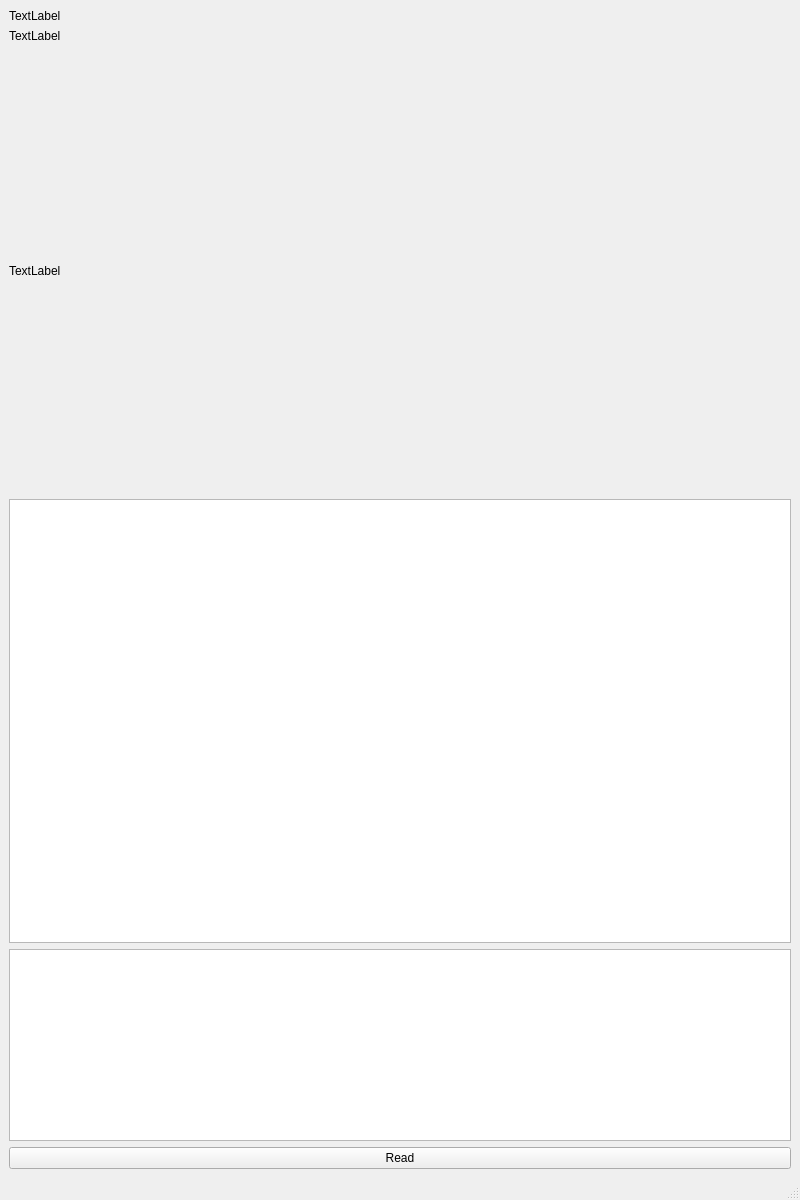
<?xml version="1.0" encoding="UTF-8"?>
<ui version="4.0">
 <class>MainWindow</class>
 <widget class="QMainWindow" name="MainWindow">
  <property name="geometry">
   <rect>
    <x>0</x>
    <y>0</y>
    <width>800</width>
    <height>1200</height>
   </rect>
  </property>
  <property name="sizePolicy">
   <sizepolicy hsizetype="Preferred" vsizetype="Preferred">
    <horstretch>0</horstretch>
    <verstretch>10</verstretch>
   </sizepolicy>
  </property>
  <property name="windowTitle">
   <string>MainWindow</string>
  </property>
  <widget class="QWidget" name="centralwidget">
   <layout class="QVBoxLayout" name="verticalLayout">
    <item>
     <layout class="QVBoxLayout" name="verticalLayout_2">
      <item>
       <widget class="QLabel" name="lblX">
        <property name="text">
         <string>TextLabel</string>
        </property>
       </widget>
      </item>
      <item>
       <widget class="QLabel" name="lblY">
        <property name="text">
         <string>TextLabel</string>
        </property>
       </widget>
      </item>
      <item>
       <widget class="QLabel" name="lblZ">
        <property name="sizePolicy">
         <sizepolicy hsizetype="Preferred" vsizetype="Preferred">
          <horstretch>0</horstretch>
          <verstretch>10</verstretch>
         </sizepolicy>
        </property>
        <property name="text">
         <string>TextLabel</string>
        </property>
       </widget>
      </item>
      <item>
       <widget class="qfi_ai" name="AI">
        <property name="enabled">
         <bool>true</bool>
        </property>
        <property name="sizePolicy">
         <sizepolicy hsizetype="Expanding" vsizetype="Expanding">
          <horstretch>0</horstretch>
          <verstretch>10</verstretch>
         </sizepolicy>
        </property>
       </widget>
      </item>
      <item>
       <widget class="QTextEdit" name="txtStatus"/>
      </item>
      <item>
       <widget class="QPushButton" name="btnRead">
        <property name="text">
         <string>Read</string>
        </property>
       </widget>
      </item>
     </layout>
    </item>
   </layout>
  </widget>
  <widget class="QMenuBar" name="menubar">
   <property name="geometry">
    <rect>
     <x>0</x>
     <y>0</y>
     <width>800</width>
     <height>24</height>
    </rect>
   </property>
  </widget>
  <widget class="QStatusBar" name="statusbar"/>
 </widget>
 <customwidgets>
  <customwidget>
   <class>qfi_ai</class>
   <extends>QGraphicsView</extends>
   <header>qfi/qfi_AI.h</header>
  </customwidget>
 </customwidgets>
 <resources/>
 <connections/>
</ui>
